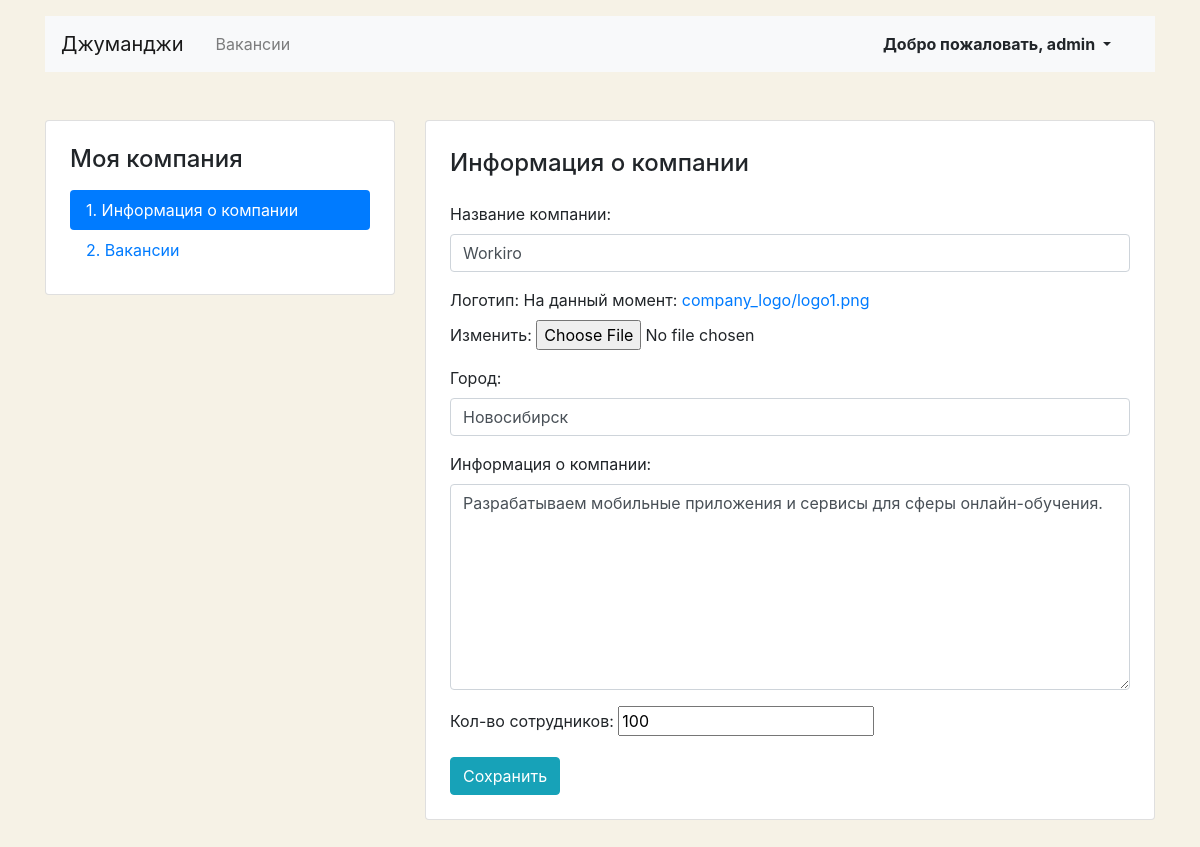
Page /mycompany/ (signed in) on the earlier database version.
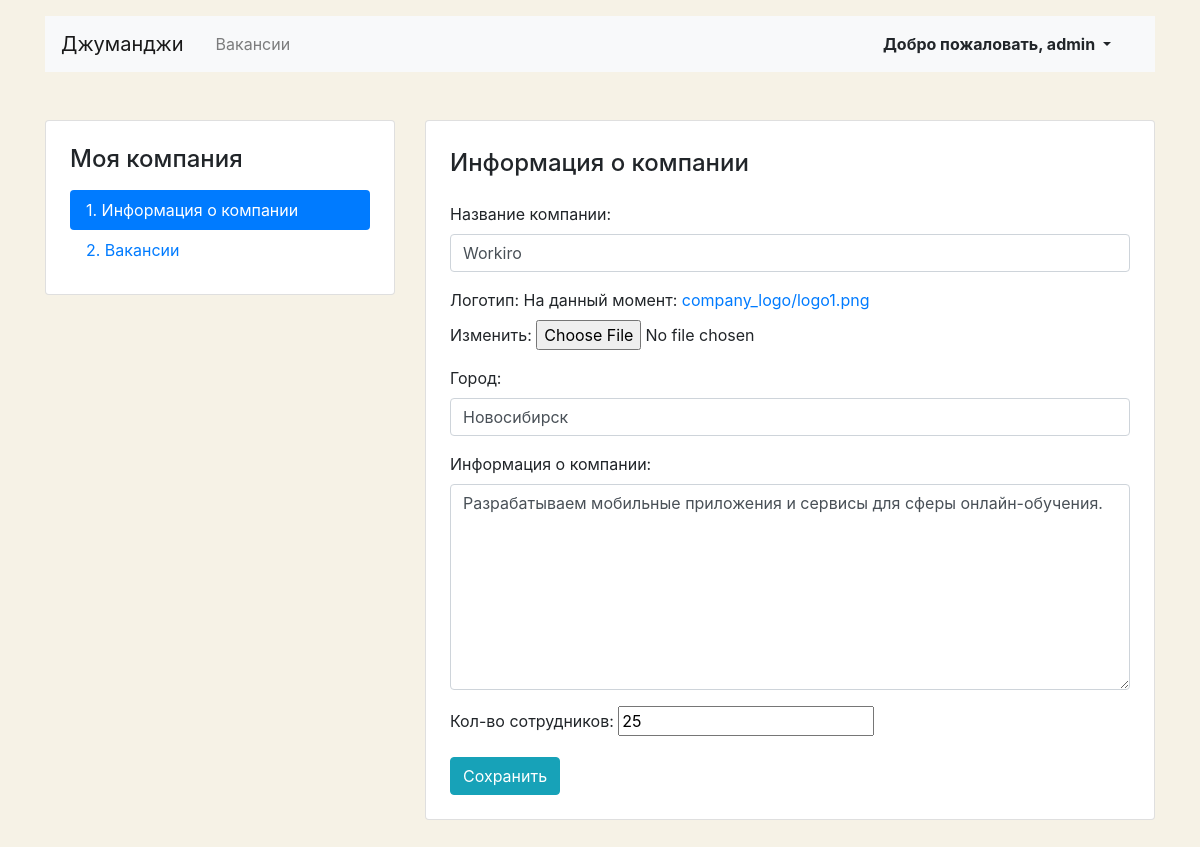
Same page on the later database version.
### vacancies/models.py (models this page shows, shortened)
class Company(models.Model):
    name = models.CharField(max_length=50, verbose_name="Название компании")
    location = models.CharField(max_length=50, verbose_name="Город")
    logo = models.ImageField(upload_to="company_logo", default="https://place-hold.it/100x60", verbose_name="Логотип")
    description = models.TextField(max_length=1000, verbose_name="Информация о компании")
    employee_count = models.PositiveIntegerField(verbose_name="Кол-во сотрудников")
    owner = models.OneToOneField(User, on_delete=models.CASCADE, verbose_name="Владелец")
    class Meta:
        verbose_name = "Компания"
        verbose_name_plural = "Компании"

### vacancies/views.py (the view)
# urls.py: path("mycompany/", views.UpdateCompany.as_view(), name="company_update"),
class UpdateCompany(IfNoCompanyYet, SuccessMessageMixin, UpdateView):
    form_class = CompanyForm
    template_name = "vacancies/company_form.html"
    success_url = reverse_lazy("company_update")
    success_message = "Информация о компании обновлена!"
    extra_context = {"title": "Обновить компанию"}
    def get_object(self, queryset=None):
        return self.request.user.company

### vacancies/forms.py
class CompanyForm(forms.ModelForm):
    class Meta:
        model = Company
        fields = ("name", "logo", "location", "description", "employee_count")
        widgets = {
            "name": forms.TextInput(attrs={"class": "form-control"}),
            "location": forms.TextInput(attrs={"class": "form-control"}),
            "description": forms.Textarea(attrs={"class": "form-control", "rows": 8}),
        }

### vacancies/views.py (called while the page is built)
    def test_func(self):
        return Company.objects.filter(owner=self.request.user).exists()

### vacancies/templates/vacancies/company_form.html (shortened to what this page needs)
{% extends "base.html" %}
{% block content %}
<main class="container mt-3 pb-5">
    <div class="row mt-5">
        {% include "vacancies/included/_sidebar.html" %}
        <div class="col-12 col-lg-8">
            <div class="card">
                <div class="card-body px-4 pb-4">
                    <section class="tab-pane fade show active">
                        <h2 class="h4 pt-2 pb-3">Информация о компании</h2>
                        <form method="post" enctype="multipart/form-data">
                            {{ form.as_p }}
                            <button class="btn btn-info" type="submit">Сохранить</button>
                        </form>
                    </section>
                </div>
            </div>
        </div>
    </div>
</main>
{% endblock %}

Differences in the rows shown:
changed Company "Workiro": employee_count "100" → "25"
